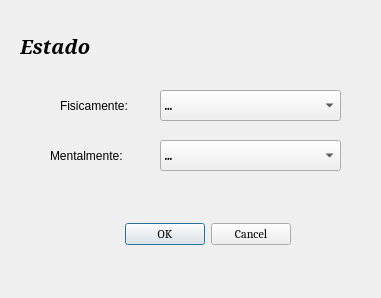
<?xml version="1.0" encoding="UTF-8"?>
<ui version="4.0">
 <class>Dialog</class>
 <widget class="QDialog" name="Dialog">
  <property name="geometry">
   <rect>
    <x>0</x>
    <y>0</y>
    <width>381</width>
    <height>298</height>
   </rect>
  </property>
  <property name="windowTitle">
   <string>Dialog</string>
  </property>
  <widget class="QLabel" name="label">
   <property name="geometry">
    <rect>
     <x>20</x>
     <y>20</y>
     <width>171</width>
     <height>51</height>
    </rect>
   </property>
   <property name="font">
    <font>
     <family>Garamond</family>
     <pointsize>15</pointsize>
     <weight>75</weight>
     <italic>true</italic>
     <bold>true</bold>
    </font>
   </property>
   <property name="text">
    <string>Estado</string>
   </property>
  </widget>
  <widget class="QDialogButtonBox" name="boton_status">
   <property name="geometry">
    <rect>
     <x>90</x>
     <y>220</y>
     <width>201</width>
     <height>28</height>
    </rect>
   </property>
   <property name="font">
    <font>
     <family>Cambria</family>
    </font>
   </property>
   <property name="standardButtons">
    <set>QDialogButtonBox::Cancel|QDialogButtonBox::Ok</set>
   </property>
  </widget>
  <widget class="QComboBox" name="menu_fisico">
   <property name="geometry">
    <rect>
     <x>160</x>
     <y>90</y>
     <width>181</width>
     <height>31</height>
    </rect>
   </property>
   <property name="font">
    <font>
     <family>Cambria</family>
     <pointsize>10</pointsize>
     <weight>75</weight>
     <italic>true</italic>
     <bold>true</bold>
    </font>
   </property>
   <item>
    <property name="text">
     <string>...</string>
    </property>
   </item>
   <item>
    <property name="text">
     <string>Bien</string>
    </property>
   </item>
   <item>
    <property name="text">
     <string>Regular</string>
    </property>
   </item>
   <item>
    <property name="text">
     <string>Mal</string>
    </property>
   </item>
  </widget>
  <widget class="QLabel" name="label_2">
   <property name="geometry">
    <rect>
     <x>60</x>
     <y>90</y>
     <width>91</width>
     <height>31</height>
    </rect>
   </property>
   <property name="font">
    <font>
     <pointsize>9</pointsize>
    </font>
   </property>
   <property name="layoutDirection">
    <enum>Qt::LeftToRight</enum>
   </property>
   <property name="text">
    <string>Fisicamente:</string>
   </property>
  </widget>
  <widget class="QComboBox" name="menu_mental">
   <property name="geometry">
    <rect>
     <x>160</x>
     <y>140</y>
     <width>181</width>
     <height>31</height>
    </rect>
   </property>
   <property name="font">
    <font>
     <family>Cambria</family>
     <pointsize>10</pointsize>
     <weight>75</weight>
     <italic>true</italic>
     <bold>true</bold>
    </font>
   </property>
   <item>
    <property name="text">
     <string>...</string>
    </property>
   </item>
   <item>
    <property name="text">
     <string>Bien</string>
    </property>
   </item>
   <item>
    <property name="text">
     <string>Regular</string>
    </property>
   </item>
   <item>
    <property name="text">
     <string>Mal</string>
    </property>
   </item>
  </widget>
  <widget class="QLabel" name="label_3">
   <property name="geometry">
    <rect>
     <x>50</x>
     <y>140</y>
     <width>91</width>
     <height>31</height>
    </rect>
   </property>
   <property name="font">
    <font>
     <pointsize>9</pointsize>
    </font>
   </property>
   <property name="layoutDirection">
    <enum>Qt::LeftToRight</enum>
   </property>
   <property name="text">
    <string>Mentalmente:</string>
   </property>
  </widget>
 </widget>
 <resources/>
 <connections/>
</ui>
